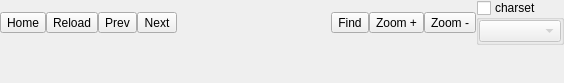
<?xml version="1.0" encoding="UTF-8"?>
<ui version="4.0">
 <class>CHtmlReader</class>
 <widget class="QWidget" name="CHtmlReader">
  <property name="geometry">
   <rect>
    <x>0</x>
    <y>0</y>
    <width>564</width>
    <height>83</height>
   </rect>
  </property>
  <property name="windowTitle">
   <string notr="true"/>
  </property>
  <layout class="QVBoxLayout" name="verticalLayout">
   <item>
    <layout class="QHBoxLayout" name="horizontalLayout_2">
     <item>
      <widget class="QToolButton" name="btHome">
       <property name="toolTip">
        <string>Home</string>
       </property>
       <property name="text">
        <string>Home</string>
       </property>
       <property name="icon">
        <iconset resource="resfile.qrc">
         <normaloff>:/new/icons/icons/house.png</normaloff>:/new/icons/icons/house.png</iconset>
       </property>
       <property name="shortcut">
        <string>Ctrl+H</string>
       </property>
       <property name="toolButtonStyle">
        <enum>Qt::ToolButtonTextUnderIcon</enum>
       </property>
      </widget>
     </item>
     <item>
      <widget class="QToolButton" name="btReload">
       <property name="toolTip">
        <string>Reload</string>
       </property>
       <property name="text">
        <string>Reload</string>
       </property>
       <property name="icon">
        <iconset resource="resfile.qrc">
         <normaloff>:/new/icons/icons/refresh.png</normaloff>:/new/icons/icons/refresh.png</iconset>
       </property>
       <property name="shortcut">
        <string>Ctrl+R</string>
       </property>
       <property name="toolButtonStyle">
        <enum>Qt::ToolButtonTextUnderIcon</enum>
       </property>
      </widget>
     </item>
     <item>
      <widget class="QToolButton" name="btPrev">
       <property name="toolTip">
        <string>Previous</string>
       </property>
       <property name="text">
        <string>Prev</string>
       </property>
       <property name="icon">
        <iconset resource="resfile.qrc">
         <normaloff>:/new/icons/icons/leftarrow.png</normaloff>:/new/icons/icons/leftarrow.png</iconset>
       </property>
       <property name="shortcut">
        <string>Ctrl+P</string>
       </property>
       <property name="toolButtonStyle">
        <enum>Qt::ToolButtonTextUnderIcon</enum>
       </property>
      </widget>
     </item>
     <item>
      <widget class="QToolButton" name="btNext">
       <property name="toolTip">
        <string>Next</string>
       </property>
       <property name="text">
        <string>Next</string>
       </property>
       <property name="icon">
        <iconset resource="resfile.qrc">
         <normaloff>:/new/icons/icons/rightarrow.png</normaloff>:/new/icons/icons/rightarrow.png</iconset>
       </property>
       <property name="shortcut">
        <string>Ctrl+N</string>
       </property>
       <property name="toolButtonStyle">
        <enum>Qt::ToolButtonTextUnderIcon</enum>
       </property>
      </widget>
     </item>
     <item>
      <spacer name="horizontalSpacer">
       <property name="orientation">
        <enum>Qt::Horizontal</enum>
       </property>
       <property name="sizeHint" stdset="0">
        <size>
         <width>40</width>
         <height>20</height>
        </size>
       </property>
      </spacer>
     </item>
     <item>
      <widget class="QToolButton" name="btShowPanel">
       <property name="toolTip">
        <string>Find</string>
       </property>
       <property name="text">
        <string>Find</string>
       </property>
       <property name="icon">
        <iconset resource="resfile.qrc">
         <normaloff>:/new/icons/icons/loupe.png</normaloff>:/new/icons/icons/loupe.png</iconset>
       </property>
       <property name="shortcut">
        <string>Ctrl+F</string>
       </property>
       <property name="toolButtonStyle">
        <enum>Qt::ToolButtonTextUnderIcon</enum>
       </property>
      </widget>
     </item>
     <item>
      <widget class="QToolButton" name="btZoomIn">
       <property name="toolTip">
        <string>Zoom +</string>
       </property>
       <property name="text">
        <string>Zoom +</string>
       </property>
       <property name="icon">
        <iconset resource="resfile.qrc">
         <normaloff>:/new/icons/icons/loupe_plus.png</normaloff>:/new/icons/icons/loupe_plus.png</iconset>
       </property>
       <property name="shortcut">
        <string>Ctrl++</string>
       </property>
       <property name="toolButtonStyle">
        <enum>Qt::ToolButtonTextUnderIcon</enum>
       </property>
      </widget>
     </item>
     <item>
      <widget class="QToolButton" name="btZoomOut">
       <property name="toolTip">
        <string>Zoom -</string>
       </property>
       <property name="text">
        <string>Zoom -</string>
       </property>
       <property name="icon">
        <iconset resource="resfile.qrc">
         <normaloff>:/new/icons/icons/loupe_minus.png</normaloff>:/new/icons/icons/loupe_minus.png</iconset>
       </property>
       <property name="shortcut">
        <string>Ctrl+-</string>
       </property>
       <property name="toolButtonStyle">
        <enum>Qt::ToolButtonTextUnderIcon</enum>
       </property>
      </widget>
     </item>
     <item>
      <widget class="QGroupBox" name="grpCharset">
       <property name="title">
        <string>charset</string>
       </property>
       <property name="checkable">
        <bool>true</bool>
       </property>
       <property name="checked">
        <bool>false</bool>
       </property>
       <layout class="QHBoxLayout" name="horizontalLayout">
        <property name="spacing">
         <number>0</number>
        </property>
        <property name="leftMargin">
         <number>0</number>
        </property>
        <property name="topMargin">
         <number>0</number>
        </property>
        <property name="rightMargin">
         <number>0</number>
        </property>
        <property name="bottomMargin">
         <number>0</number>
        </property>
        <item>
         <widget class="QComboBox" name="cmbCharset">
          <property name="insertPolicy">
           <enum>QComboBox::InsertAlphabetically</enum>
          </property>
          <property name="sizeAdjustPolicy">
           <enum>QComboBox::AdjustToContents</enum>
          </property>
         </widget>
        </item>
       </layout>
      </widget>
     </item>
    </layout>
   </item>
   <item>
    <widget class="CTextBrowserExt" name="brContent" native="true">
     <property name="sizePolicy">
      <sizepolicy hsizetype="Expanding" vsizetype="Expanding">
       <horstretch>0</horstretch>
       <verstretch>0</verstretch>
      </sizepolicy>
     </property>
    </widget>
   </item>
  </layout>
 </widget>
 <layoutdefault spacing="0" margin="0"/>
 <customwidgets>
  <customwidget>
   <class>CTextBrowserExt</class>
   <extends>QWidget</extends>
   <header>textbrowserext.h</header>
   <container>1</container>
  </customwidget>
 </customwidgets>
 <resources>
  <include location="resfile.qrc"/>
 </resources>
 <connections/>
</ui>
